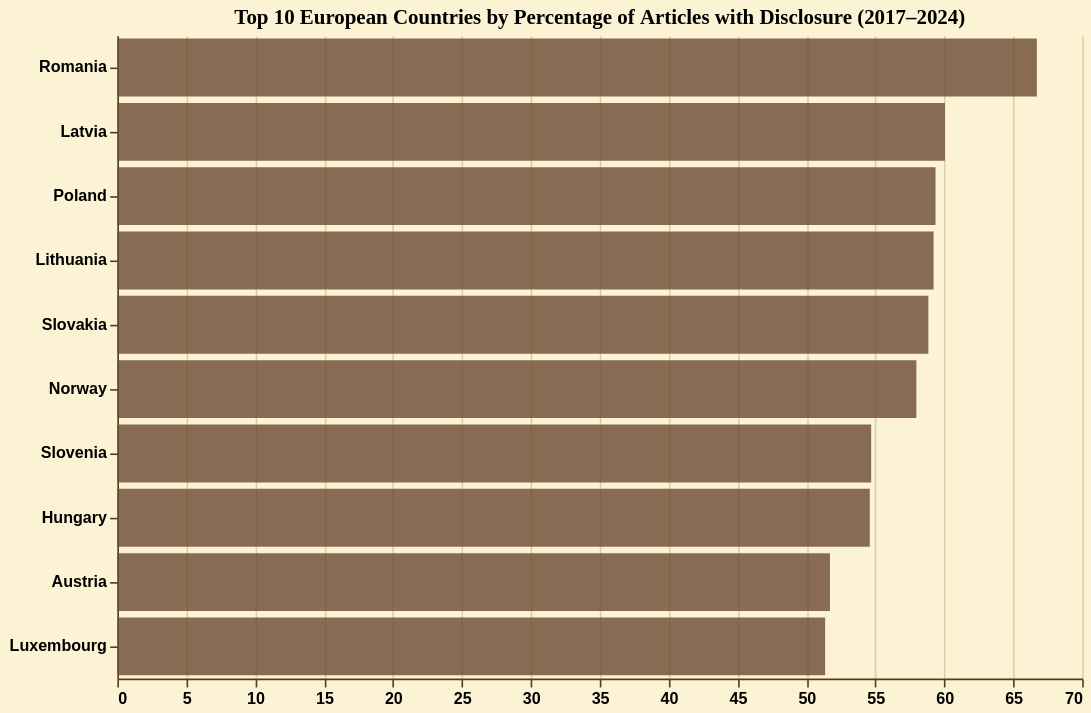

Write a Vega-Lite specification for this figure.
### Vega-Lite specification from a JSON file in a GitHub repository (floating-point values rounded to 4 significant figures)
{"$schema": "https://vega.github.io/schema/vega-lite/v5.20.1.json", "config": {"area": {"color": "#6b4a32", "opacity": 0.8}, "axis": {"domainColor": "#5a3921", "gridColor": "#5a3921", "gridOpacity": 0.2, "labelColor": "black", "labelFontWeight": "bold", "tickColor": "#5a3921", "titleColor": "black", "titleFont": "EB Garamond"}, "background": "#fbf3d3", "bar": {"color": "#6b4a32", "opacity": 0.8}, "legend": {"labelColor": "black", "labelFont": "EB Garamond", "titleColor": "black", "titleFont": "EB Garamond"}, "line": {"color": "#6b4a32", "opacity": 0.8}, "mark": {"color": "#6b4a32", "opacity": 0.8}, "point": {"color": "#6b4a32", "opacity": 0.8}, "title": {"color": "black", "font": "EB Garamond"}, "view": {"height": 250, "stroke": null, "width": 350}}, "data": {"name": "data-e66d0e9fa9ae8be0626c2f612440d2d9"}, "datasets": {"data-e66d0e9fa9ae8be0626c2f612440d2d9": [{"disclosure_percent": 66.71, "normalized_countries": "Romania", "total_articles": 34956}, {"disclosure_percent": 60.04, "normalized_countries": "Latvia", "total_articles": 4484}, {"disclosure_percent": 59.36, "normalized_countries": "Poland", "total_articles": 145779}, {"disclosure_percent": 59.22, "normalized_countries": "Lithuania", "total_articles": 10845}, {"disclosure_percent": 58.84, "normalized_countries": "Slovakia", "total_articles": 11519}, {"disclosure_percent": 57.97, "normalized_countries": "Norway", "total_articles": 2101}, {"disclosure_percent": 54.69, "normalized_countries": "Slovenia", "total_articles": 17841}, {"disclosure_percent": 54.59, "normalized_countries": "Hungary", "total_articles": 34243}, {"disclosure_percent": 51.7, "normalized_countries": "Austria", "total_articles": 86746}, {"disclosure_percent": 51.35, "normalized_countries": "Luxembourg", "total_articles": 5731}]}, "encoding": {"tooltip": [{"field": "normalized_countries", "title": "Country", "type": "nominal"}, {"field": "disclosure_percent", "title": "% disclosure", "type": "quantitative"}, {"field": "total_articles", "title": "N. of articles", "type": "quantitative"}], "x": {"field": "disclosure_percent", "title": "", "type": "quantitative"}, "y": {"field": "normalized_countries", "sort": "-x", "title": "", "type": "nominal"}}, "height": 400, "mark": {"type": "bar"}, "title": "Top 10 European Countries by Percentage of Articles with Disclosure (2017–2024)", "width": 600}
